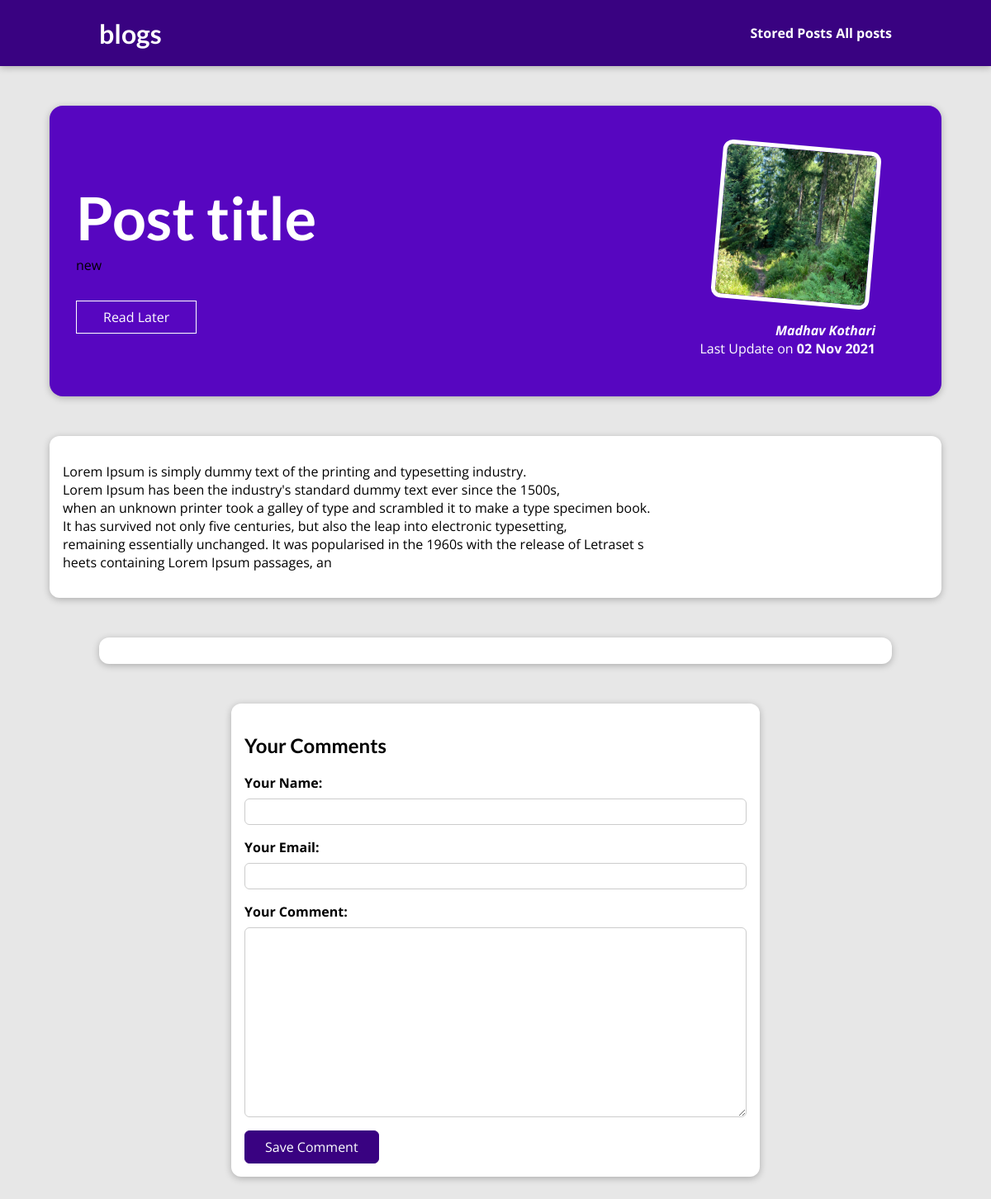
The app's page /posts/woods, older data.
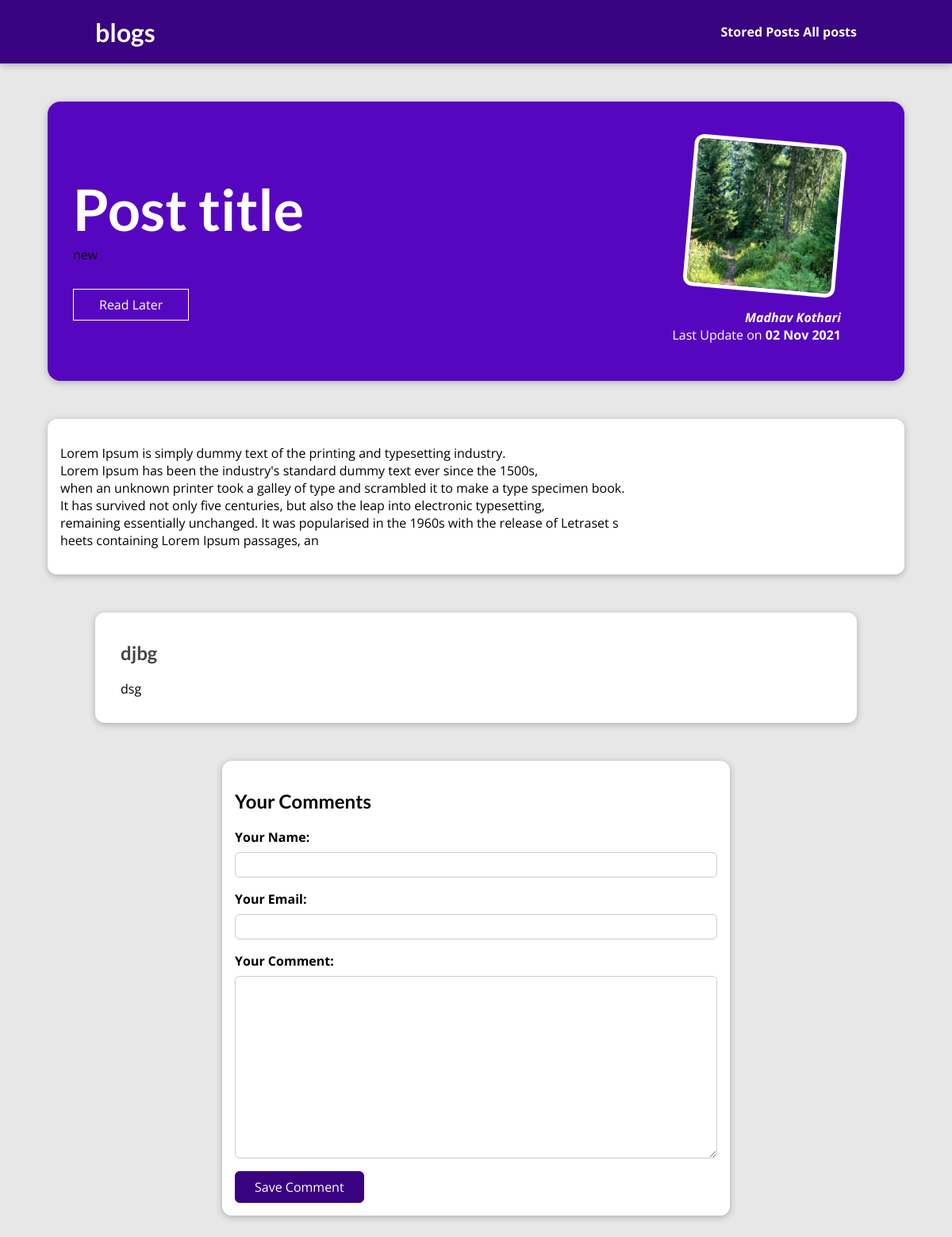
The same page, newer data.
### blog/models.py (models this page shows, shortened)
class Tag(models.Model):
    caption = models.CharField(max_length=20)

class Post(models.Model):
    title = models.CharField(max_length = 150)
    excerpt = models.CharField(max_length=200)
    image = models.ImageField(upload_to = "posts",null= True)
    date = models.DateField(auto_now = True)
    slug = models.SlugField(unique = True,db_index = True)
    content = models.TextField(validators = [MinLengthValidator(10)])
    author = models.ForeignKey(Author,on_delete = models.SET_NULL,related_name = "posts",null=True)
    tags = models.ManyToManyField(Tag)

class Author(models.Model):
    first_name = models.CharField(max_length = 100)
    last_name = models.CharField(max_length = 100)
    email = models.EmailField()
    def __str__(self):
        return self.first_name+" "+self.last_name

class Comment(models.Model):
    user_name = models.CharField(max_length=120)
    user_email = models.EmailField()
    text = models.TextField(max_length=100)
    post = models.ForeignKey(Post,on_delete=models.CASCADE,related_name="comments")

### blog/views.py (the view, shortened to what this page needs)
# urls.py: path("posts/<slug:slug>",views.SinglePostView.as_view(),name='post-page-details'),
class SinglePostView(View):
    def is_stored(self,request,post_id):
        stored_post = request.session.get("stored_post")
        if stored_post is not None:
            is_saved_for_later = post_id in stored_post
        else:
            is_saved_for_later = False
        return is_saved_for_later
    def get(self,request,slug):
        post = Post.objects.get(slug=slug)
        context = {
            "post":post,
            "post_tags": post.tags.all(),
            "comment_form":CommentForms(),
            "comments":post.comments.all().order_by("-id"),
            "save_for_later" : self.is_stored(request, post.id)
        }
        return render(request,'blog/post-details.html',context)

### blog/forms.py
class CommentForms(forms.ModelForm):
    class Meta:
        model = Comment
        exclude = ['post']
        labels = {
            "user_name":"Your Name",
            "user_email":"Your Email",
            "text":"Your Comment"
        }

### blog/templates/blog/post-details.html (shortened to what this page needs)
{% extends 'base.html' %}
{% load static %}
{% block css_files %}
<link rel="stylesheet" href="{% static "blog/post-detail.css" %}">
{% endblock %}
{% block content %}
    <section id='summary'>
        <h2>Post title</h2>
        <div>
            {% for tag in post_tags %}
                {{tag.caption }}
            {% endfor %}
        </div>
        <div id="read-later">
            <form action="{% url 'read-later' %}" method="POST" >
                {% if save_for_later %}
                    <button>Remove from save later</button>
                {% else %}
                    <button>Read Later</button>
                {% endif %}
            </form>
        </div>
        <article>
            <img src="{{ post.image.url }}" alt="">
            <address>{{ post.author }}</address>
            <div>
                Last Update on <time>{{ post.date| date:'d M Y' }}</time>
            </div>
        </article>
    </section>
    <main>
        <p>
            {{ post.content|linebreaks }}
        </p>
    </main>
    <section id = "comments">
        <ul>
            {% for comment in comments %}
                <li>
                    <h2>{{ comment.user_name }}</h2>
                    <p>{{ comment.text|linebreaks }}</p>
                </li>
            {% endfor %}
        </ul>
    </section>
    <section id="form">
        <h2>Your Comments</h2>
        <form action="{% url 'post-page-details' post.slug%}" method="POST">
            {% for form_filed in comment_form %}
            <div class="form-control {% if from_filed.errors %}invalid{% endif %}">
                {{ form_filed.label_tag }}
                {{ form_filed }}
            </div>
            {% endfor %}
            <button> Save Comment</button>
        </form>
    </section>
{% endblock %}

### templates/base.html (shortened to what this page needs)
{% load static %}
<!DOCTYPE html>
<html lang="en">
<head>
    <link rel="stylesheet" href="{% static 'app.css' %}">
    {% block css_files %}{% endblock %}
</head>
<body>
    <header id='main-navigation'>
        <h1><a href="{% url 'starting-page' %}">blogs</a></h1>
        <nav>
            <a href="{% url 'read-later' %}">Stored Posts</a>
            <a href="{% url 'posts-page' %}">All posts</a>
        </nav>
    </header>
    {% block content %}
    {% endblock %}
</body>
</html>

### static/app.css (style rules this page uses)
* { box-sizing: border-box; }
html { font-family: 'Open Sans', 'Lato', sans-serif; }
body { margin: 0; }
h1, h2, h3 { font-family: 'Lato', sans-serif; font-weight: bold; }
#main-navigation { width: 100%; height: 5rem; display: flex; justify-content: space-between; align-items: center; padding: 0 10%; position: absolute; top: 0; left: 0; }
#main-navigation a { text-decoration: none; color: white; font-weight: bold; }

### blog/static/blog/post-detail.css (style rules this page uses)
body { background-color: #e7e7e7; }
#main-navigation { background-color:#390281; box-shadow: 0 2px 8px rgba(0, 0, 0, 0.25); }
#summary { margin: 8rem auto 3rem auto; padding: 2rem; width: 90%; max-width: 90rem; border-radius: 16px; background-color: #5706c0; position: relative; box-shadow: 0 2px 8px rgba(0, 0, 0, 0.25); height: 22rem; }
#summary h2 { color: white; font-size: 4.5rem; margin-bottom: 0.25rem; }
#summary article { position: absolute; top: 2rem; right: 3rem; padding: 1rem 2rem; border-radius: 12px; text-align: right; color: white; }
#summary article img { width: 12rem; height: 12rem; border-radius: 12px; transform: rotateZ(5deg); border: 5px solid white; margin-bottom: 1rem; }
#summary address { font-weight: bold; }
#summary time { font-weight: bold; }
#read-later { margin: 2rem 0; }
#read-later button { background-color: transparent; border: 1px solid white; padding: 0.5rem 2rem; font: inherit; color: white; cursor: pointer; }
main { width: 90%; max-width: 90rem; margin: 3rem auto; background-color: white; padding: 1rem; border-radius: 12px; box-shadow: 0 2px 8px rgba(0, 0, 0, 0.25); }
#form { margin: 3rem auto; width: 90%; max-width: 40rem; border-radius: 12px; background-color: white; box-shadow: 0 2px 8px rgba(0, 0, 0, 0.25); padding: 1rem; }
#form button { font: inherit; background-color: #390281; color: white; border: 1px solid #390281; padding: 0.5rem 1.5rem; border-radius: 6px; cursor: pointer; }
.form-control { margin-bottom: 1rem; }
.form-control label { font-weight: bold; margin-bottom: 0.5rem; display: block; }
.form-control input, .form-control textarea { display: block; width: 100%; font: inherit; padding: 0.25rem; border-radius: 6px; border: 1px solid #ccc; }
#comments { margin: 3rem auto; width: 90%; max-width: 60rem; border-radius: 12px; background-color: white; box-shadow: 0 2px 8px rgba(0, 0, 0, 0.25); padding: 1rem 2rem; }
#comments ul { list-style: none; margin: 0; padding: 0; }
#comments li { margin-bottom: 1rem; border-bottom: 2px solid #ccc; }
#comments li:last-of-type { border-bottom: none; }
#comments h2 { color: #464646; }

Row changes from the older to the newer data that the page shows:
added Comment: user_name "djbg", text "dsg"
